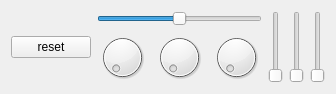
<ui version="4.0" >
 <class>KDBasicSourcePanel</class>
 <widget class="QWidget" name="KDBasicSourcePanel" >
  <property name="geometry" >
   <rect>
    <x>0</x>
    <y>0</y>
    <width>336</width>
    <height>94</height>
   </rect>
  </property>
  <property name="windowTitle" >
   <string>KDBasicSourcePanel</string>
  </property>
  <layout class="QHBoxLayout" >
   <item>
    <widget class="QPushButton" name="tableModelResetButton" >
     <property name="text" >
      <string>reset</string>
     </property>
    </widget>
   </item>
   <item>
    <layout class="QVBoxLayout" >
     <item>
      <widget class="QSlider" name="changeRowSlider" >
       <property name="minimum" >
        <number>-99</number>
       </property>
       <property name="orientation" >
        <enum>Qt::Horizontal</enum>
       </property>
      </widget>
     </item>
     <item>
      <layout class="QHBoxLayout" >
       <item>
        <widget class="QDial" name="Dial1" >
         <property name="orientation" >
          <enum>Qt::Horizontal</enum>
         </property>
        </widget>
       </item>
       <item>
        <widget class="QDial" name="Dial2" >
         <property name="orientation" >
          <enum>Qt::Horizontal</enum>
         </property>
        </widget>
       </item>
       <item>
        <widget class="QDial" name="Dial3" >
         <property name="orientation" >
          <enum>Qt::Horizontal</enum>
         </property>
        </widget>
       </item>
      </layout>
     </item>
    </layout>
   </item>
   <item>
    <layout class="QHBoxLayout" >
     <item>
      <widget class="QSlider" name="Slider1" >
       <property name="orientation" >
        <enum>Qt::Vertical</enum>
       </property>
      </widget>
     </item>
     <item>
      <widget class="QSlider" name="Slider2" >
       <property name="orientation" >
        <enum>Qt::Vertical</enum>
       </property>
      </widget>
     </item>
     <item>
      <widget class="QSlider" name="Slider3" >
       <property name="orientation" >
        <enum>Qt::Vertical</enum>
       </property>
      </widget>
     </item>
    </layout>
   </item>
  </layout>
 </widget>
 <resources/>
 <connections/>
</ui>
